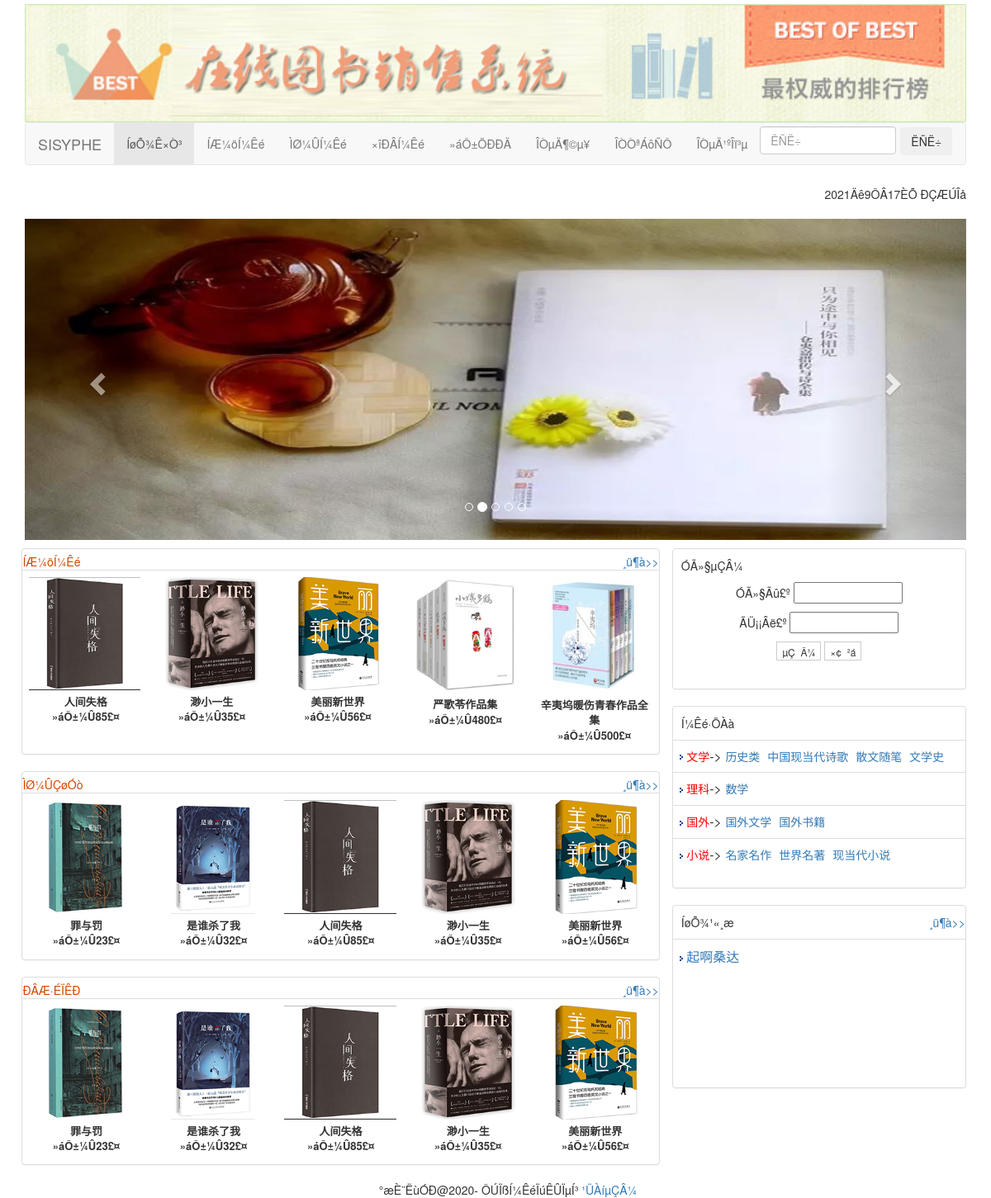
Screenshot of /TMP1cfuugy.php with the database file from the repository.
### tables this page shows
CREATE TABLE IF NOT EXISTS `shu` (
  `id` int(4) NOT NULL AUTO_INCREMENT,
  `name` varchar(25) DEFAULT NULL COMMENT '图书名称',
  `jianjie` mediumtext COMMENT '图书介绍',
  `xinghao` varchar(25) DEFAULT NULL COMMENT '图书型号',
  `tupian` varchar(200) DEFAULT NULL COMMENT '图书图片',
  `shuliang` int(4) DEFAULT NULL COMMENT '图书数量',
  `cishu` int(4) DEFAULT NULL COMMENT '卖出次数',
  `tuijian` int(4) DEFAULT NULL COMMENT '是否推荐',
  `dalei` int(4) DEFAULT NULL COMMENT '大类id',
  `xiaolei` int(4) NOT NULL COMMENT '小类id',
  `huiyuanjia` varchar(25) DEFAULT NULL COMMENT '会员价',
  `shichangjia` varchar(25) DEFAULT NULL COMMENT '市场价',
  `chubanshe` varchar(25) DEFAULT NULL COMMENT '出版社id',
  `tejia` int(2) DEFAULT NULL COMMENT '是否特价',
  `addtime` datetime NOT NULL COMMENT '添加时间',
  PRIMARY KEY (`id`)
);

CREATE TABLE IF NOT EXISTS `categories` (
  `id` int(6) NOT NULL AUTO_INCREMENT COMMENT '主键id',
  `name` varchar(50) NOT NULL COMMENT '分类名称',
  `reid` int(6) NOT NULL COMMENT '上级分类id',
  PRIMARY KEY (`id`)
);

CREATE TABLE IF NOT EXISTS `news` (
  `id` int(10) NOT NULL AUTO_INCREMENT COMMENT '主键id',
  `title` varchar(50) NOT NULL COMMENT '新闻公告名称',
  `content` text NOT NULL COMMENT '新闻公告内容',
  `addtime` datetime NOT NULL COMMENT '发布时间',
  PRIMARY KEY (`id`)
);

### TMP1cfuugy.php (the view, shortened to what this page needs)
<div class="container-fluid">
<div class="container" style="margin-top: 5px">
	<div class="row">
<?php
require("header.php");
?></div>
<div class="row">
	<div class="col-md-12 col-sm-12 col-xs-12">
	<div id="myCarousel" class="carousel" data-ride="carousel" style="margin:0px 0px 10px 0px;">
		<ul class="carousel-indicators" id="carousel01">
			<li data-target="#myCarousel" data-slide-to="0" class="active"></li>
			<li data-target="#myCarousel" data-slide-to="1"></li>
			<li data-target="#myCarousel" data-slide-to="2"></li>
			<li data-target="#myCarousel" data-slide-to="3"></li>
			<li data-target="#myCarousel" data-slide-to="4"></li>
		</ul>
		<div class="carousel-inner" id="carousel02">
			<div class="item"><img src="img/lunbo2.jpg"></div>
		</div>
		<a class="carousel-control left" href="#myCarousel" data-slide="prev">
			<span class="glyphicon glyphicon-chevron-left" aria-hidden="true"></span>
		</a>
		<a class="carousel-control right" href="#myCarousel" data-slide="next">
			<span class="glyphicon glyphicon-chevron-right" aria-hidden="true"></span>
		</a>
	</div>
	</div>
</div>
		    <div style="float: right;width: 99%">
		    <div class="row">
			<div class="col-md-8">
				<div class="row">
					<div class="panel panel-default">
					<div class="row">
						<div class="col-md-10 col-sm-10 col-xs-10" style="margin-top: 5px">
							 <span style="color:#d14500;">ÍÆ¼öÍ¼Êé</span></div>
						<div class="col-md-2 col-sm-2 col-xs-2" align="right" style="margin-top: 5px;" >
							 <a href="tuijian.php">¸ü¶à>></a></div>
					</div>
				<div class="row">
					<div class="col-md-12 col-sm-12 col-xs-12">
											<table class="table" style="margin-bottom: -2%">
												<tr align="center" >
                                                <?php
												$sql="select * from shu where tuijian=1 order by id DESC limit 0,5";
												$result= mysqli_query($conn,$sql);
												while($data=mysqli_fetch_array($result)){
												?>
													<td>
														<dl >
															<dd style="margin-left:0;">
																<a href="goodsDetail.php?goodsId=<?php echo $data['id']?>">
																   <img   class="img-responsive" src="<?php echo $data['tupian']?>"/>
																</a>
															</dd>
															<dt style="margin-top: 5px">
																<font size="-1"><?php echo $data['name']?></font>
															</dt>
															<dt>
																<font size="-1">»áÔ±¼Û<?php echo $data['huiyuanjia']?>£¤</font>
															</dt>
														</dl>
													</td>
                                                    <?php
													}
													?>
												</tr>
											</table></div>
					</div>
					</div>
					</div>
				<div class="row">
					<div class="panel panel-default">
					<div class="row">
						<div class="col-md-10 col-sm-10 col-xs-10" style="margin-top: 5px;">
							 <span style="color:#d14500;">ÌØ¼ÛÇøÓò</span></div>
						<div class="col-md-2 col-sm-2 col-xs-2" align="right" style="margin-top: 5px;" >
							 <a href="tejia.php">¸ü¶à>></a></div>
					</div>
					<div class="row">
						<div class="col-md-12 col-sm-12 col-xs-12">
							<table class="table" style="margin-bottom: -2%" >
								<tr align="center">
                                    <?php
										$sql="select * from shu where tejia=1 order by id DESC limit 0,5";
										$result= mysqli_query($conn,$sql);
										while($data=mysqli_fetch_array($result)){
									?>
									<td>
										<dl >
											<dd style="margin-left:0;">
												<a href="goodsDetail.php?goodsId=<?php echo $data['id']?>">
													<img  class="img-responsive" src="<?php echo $data['tupian']?>"/>
												</a>
											</dd>
										<dt style="margin-top: 5px">
											<font size="-1"><?php echo $data['name']?></font>
										</dt>
										<dt>
											<font size="-1">»áÔ±¼Û<?php echo $data['huiyuanjia']?>£¤</font>
										</dt>
										</dl>
									</td>
                                    <?php
									}
									?>
								</tr>
							</table>
						 </div>
						</div>
					</div>
				</div>
				<div class="row">
					<div class="panel panel-default">
					<div class="row">
						<div class="col-md-10 col-sm-10 col-xs-10" style="margin-top: 5px;">
							 <span style="color:#d14500;">ÐÂÆ·ÉÏÊÐ</span></div>
						<div class="col-md-2 col-sm-2 col-xs-2"  align="right" style="margin-top: 5px;" >
							 <a href="new.php">¸ü¶à>></a></div>
					</div>
					 <div class="row">
						<div class="col-md-12 col-sm-12 col-xs-12">
							<table class="table" style="margin-bottom: -2%">
								<tr align="center">
                                    <?php
										$sql="select * from shu  order by id DESC limit 0,5";
										$result= mysqli_query($conn,$sql);
										while($data=mysqli_fetch_array($result)){
									?>
									<td>
										<dl >
											<dd style="margin-left:0;">
												<a href="goodsDetail.php?goodsId=<?php echo $data['id']?>">
													<img  class="img-responsive" src="<?php echo $data['tupian']?>"/>
												</a>
											</dd>
										<dt style="margin-top: 5px">
											<font size="-1"><?php echo $data['name']?></font>
										</dt>
										<dt>
											<font size="-1">»áÔ±¼Û<?php echo $data['huiyuanjia']?>£¤</font>
										</dt>
										</dl>
									</td>
                                    <?php
									}
									?>
								</tr>
							</table>
						 </div>
						</div>
					</div>
				</div>
			</div>
<div class="col-md-4">
			<?php
			require("right.php");
			?>
			</div>
				</div>	</div>
	<div class="row">
	<div class="col-md-12">
		<center><?php
			require("footer.php");
				?></center></div>
			</div>
		</div>
</div>

### right.php (shortened to what this page needs)
<div class="container-fluid">
<div class="row">
<div class="panel panel-default" >
<div class="row"  style="margin-bottom: 10px">
	<div class="col-xs-12 col-sm-12 col-md-12" style="margin:10px 0px 0px 10px">ÓÃ»§µÇÂ¼</div>
</div>
<?php
if($_SESSION['login']=="")
{
?>
<form action="login.php?act=login" name="userLogin" method="post" onSubmit="return login()">
<div class="row" >
	<div class="col-md-12" align="center" style="margin-bottom: 10px">
		<font>ÓÃ»§Ãû£º</font>
		<input  id="username" title="ÓÃ»§Ãû²»ÄÜÎª¿Õ" size="14" name="userName" type="text" />
	</div>
</div>
<div class="row">
	<div class="col-md-12" align="center" style="margin-bottom: 10px">
		<font>ÃÜ¡¡Âë£º</font>
		<input  title="ÃÜÂë²»ÄÜÎª¿Õ" type="password" size="14" name="userPw"/>
	</div>
</div>
<div class="row">
	<div class="col-md-12" align="center" style="margin-bottom: 5%">
	  <input type="submit" value="µÇ  Â¼"  style="border:#ccc 1px solid; background-color:#FFFFFF; font-size:12px; padding-top:3px;" />
	  <input type="button" value="×¢  ²á" onclick="javascript:location.href='reg.php'" style="border:#ccc 1px solid; background-color:#FFFFFF; font-size:12px; padding-top:3px;" />
	</div>
</div>
		    </form>
<?php
	}
	?>
	</div>
</div>
<div class="row">
<div class="panel panel-default"  >
<div class="row">
	<div class="col-md-4" style="margin:10px 0px 0px 10px">Í¼Êé·ÖÀà</div>
	</div>
	<div class="row">
     <div class="col-md-12" style="margin:10px 0px 0px">
	     <table class="table">
<?php
	$sql="select * from categories where reid=0";
	$result=mysqli_query($conn,$sql);
while($data=mysqli_fetch_array($result))
{
						?>
		          <tr>
		             <td height="28"  width="100%">
		                   <img src="./img/head-mark3.gif" align="middle" class="img-vm" border="0"/>
		                      <a href="./cat.php?dalei=<?php echo $data['id']?>">
		                         <span style="font-size:14px;color:red"><?php echo $data['name']?></span></a>->
<?php
	$sq="select * from categories where reid=".$data['id'];
$res=mysqli_query($conn,$sq);
while($d=mysqli_fetch_array($res))
echo  '<a href="./cat.php?xiaolei='.$d['id'].'">  <span style="font-size:14px;">'.$d['name'].'</span></a>&nbsp;';
						?>
		              </td>
		          </tr> <?php
							}
							?>
		 </table>
 </div>
</div>
		</div>
</div>
				<div class="row">
					<div class="panel panel-default"  >
						<div class="row">
							<div class="col-md-12" style="margin:10px 0px 0px 0px">
							<font style="margin-left: 10px">ÍøÕ¾¹«¸æ</font>
							<a  style="float: right" href="./gonggao.php">¸ü¶à>></a></div>
						</div>
	<div class="row">
     <div class="col-md-12" style="margin:10px 0px 0px">
		<div style="overflow:hidden;height:180px;">
		 <table class="table">
<?php
			 $sql="select * from news order by id DESC limit 0,6";
			 $result=mysqli_query($conn,$sql);
			 while($data=mysqli_fetch_array($result)){
						?>
		        <tr><td height="28"  width="100%"><div  style="padding:2px 0px;"><div class="f-left"><img src="./img/head-mark3.gif" align="middle" border="0"/> <a href="./details.php?id=<?php echo $data['id']?>" title=""><span style=""><?php echo $data['title']?></span></a></div><div class="clear"></div></div></td></tr>
<?php
							}
							?>
		 </table>
						 </div>
</div>			</div>
				    </div>
	</div></div>

### rows the page displays
shu: tupian (picture), name "人间失格", huiyuanjia "85"
shu: tupian (picture), name "渺小一生", huiyuanjia "35"
shu: tupian (picture), name "美丽新世界", huiyuanjia "56"
shu: tupian (picture), name "严歌苓作品集", huiyuanjia "480"
shu: tupian (picture), name "辛夷坞暖伤青春作品全集", huiyuanjia "500"
shu: tupian (picture), name "罪与罚", huiyuanjia "23"
shu: tupian (picture), name "是谁杀了我", huiyuanjia "32"
categories: name "文学"
categories: name "历史类"
categories: name "中国现当代诗歌"
categories: name "散文随笔"
categories: name "文学史"
categories: name "理科"
categories: name "数学"
categories: name "国外"
categories: name "国外文学"
categories: name "国外书籍"
categories: name "小说"
categories: name "名家名作"
categories: name "世界名著"
categories: name "现当代小说"
news: title "起啊桑达"
